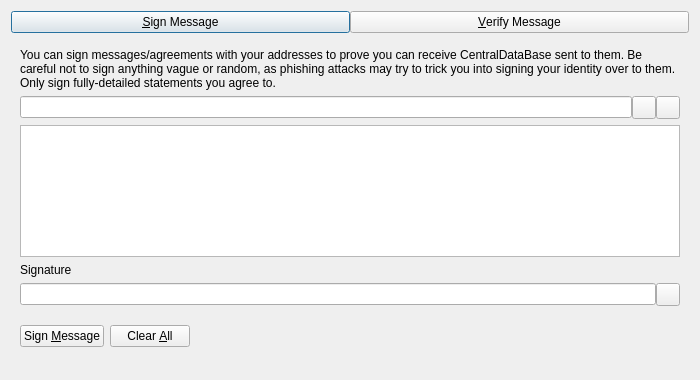
<?xml version="1.0" encoding="UTF-8"?>
<ui version="4.0">
 <class>SignVerifyMessageDialog</class>
 <widget class="QDialog" name="SignVerifyMessageDialog">
  <property name="geometry">
   <rect>
    <x>0</x>
    <y>0</y>
    <width>700</width>
    <height>380</height>
   </rect>
  </property>
  <property name="windowTitle">
   <string>Signatures - Sign / Verify a Message</string>
  </property>
  <property name="modal">
   <bool>true</bool>
  </property>
  <layout class="QVBoxLayout" name="verticalLayout">
   <item>
    <layout class="QHBoxLayout" name="horizontalLayout_Buttons_2">
     <property name="spacing">
      <number>0</number>
     </property>
     <property name="topMargin">
      <number>0</number>
     </property>
     <item>
      <widget class="QPushButton" name="btnSignMessage">
       <property name="text">
        <string>&amp;Sign Message</string>
       </property>
       <property name="checkable">
        <bool>true</bool>
       </property>
      </widget>
     </item>
     <item>
      <widget class="QPushButton" name="btnVerifyMessage">
       <property name="text">
        <string>&amp;Verify Message</string>
       </property>
       <property name="checkable">
        <bool>true</bool>
       </property>
      </widget>
     </item>
    </layout>
   </item>
   <item>
    <widget class="QStackedWidget" name="stackedWidgetSig">
     <property name="minimumSize">
      <size>
       <width>0</width>
       <height>0</height>
      </size>
     </property>
     <property name="currentIndex">
      <number>0</number>
     </property>
     <widget class="QWidget" name="pageSignMessage">
      <layout class="QVBoxLayout" name="verticalLayout_SM">
       <item>
        <widget class="QLabel" name="infoLabel_SM">
         <property name="text">
          <string>You can sign messages/agreements with your addresses to prove you can receive CentralDataBase sent to them. Be careful not to sign anything vague or random, as phishing attacks may try to trick you into signing your identity over to them. Only sign fully-detailed statements you agree to.</string>
         </property>
         <property name="textFormat">
          <enum>Qt::PlainText</enum>
         </property>
         <property name="wordWrap">
          <bool>true</bool>
         </property>
        </widget>
       </item>
       <item>
        <layout class="QHBoxLayout" name="horizontalLayout_1_SM">
         <property name="spacing">
          <number>0</number>
         </property>
         <item>
          <widget class="QValidatedLineEdit" name="addressIn_SM">
           <property name="toolTip">
            <string>The CentralDataBase address to sign the message with</string>
           </property>
          </widget>
         </item>
         <item>
          <widget class="QToolButton" name="addressBookButton_SM">
           <property name="toolTip">
            <string>Choose previously used address</string>
           </property>
           <property name="text">
            <string/>
           </property>
           <property name="shortcut">
            <string>Alt+A</string>
           </property>
          </widget>
         </item>
         <item>
          <widget class="QToolButton" name="pasteButton_SM">
           <property name="toolTip">
            <string>Paste address from clipboard</string>
           </property>
           <property name="text">
            <string/>
           </property>
           <property name="shortcut">
            <string>Alt+P</string>
           </property>
          </widget>
         </item>
        </layout>
       </item>
       <item>
        <widget class="QPlainTextEdit" name="messageIn_SM">
         <property name="toolTip">
          <string>Enter the message you want to sign here</string>
         </property>
        </widget>
       </item>
       <item>
        <widget class="QLabel" name="signatureLabel_SM">
         <property name="text">
          <string>Signature</string>
         </property>
         <property name="textFormat">
          <enum>Qt::PlainText</enum>
         </property>
        </widget>
       </item>
       <item>
        <layout class="QHBoxLayout" name="horizontalLayout_2_SM">
         <property name="spacing">
          <number>0</number>
         </property>
         <item>
          <widget class="QLineEdit" name="signatureOut_SM">
           <property name="readOnly">
            <bool>true</bool>
           </property>
          </widget>
         </item>
         <item>
          <widget class="QToolButton" name="copySignatureButton_SM">
           <property name="toolTip">
            <string>Copy the current signature to the system clipboard</string>
           </property>
           <property name="text">
            <string/>
           </property>
          </widget>
         </item>
        </layout>
       </item>
       <item>
        <layout class="QHBoxLayout" name="horizontalLayout_3_SM">
         <item>
          <widget class="QPushButton" name="signMessageButton_SM">
           <property name="toolTip">
            <string>Sign the message to prove you own this CentralDataBase address</string>
           </property>
           <property name="text">
            <string>Sign &amp;Message</string>
           </property>
           <property name="autoDefault">
            <bool>false</bool>
           </property>
          </widget>
         </item>
         <item>
          <widget class="QPushButton" name="clearButton_SM">
           <property name="toolTip">
            <string>Reset all sign message fields</string>
           </property>
           <property name="text">
            <string>Clear &amp;All</string>
           </property>
           <property name="autoDefault">
            <bool>false</bool>
           </property>
          </widget>
         </item>
         <item>
          <spacer name="horizontalSpacer_1_SM">
           <property name="orientation">
            <enum>Qt::Horizontal</enum>
           </property>
           <property name="sizeHint" stdset="0">
            <size>
             <width>40</width>
             <height>48</height>
            </size>
           </property>
          </spacer>
         </item>
         <item>
          <widget class="QLabel" name="statusLabel_SM">
           <property name="text">
            <string/>
           </property>
           <property name="wordWrap">
            <bool>true</bool>
           </property>
          </widget>
         </item>
         <item>
          <spacer name="horizontalSpacer_2_SM">
           <property name="orientation">
            <enum>Qt::Horizontal</enum>
           </property>
           <property name="sizeHint" stdset="0">
            <size>
             <width>40</width>
             <height>48</height>
            </size>
           </property>
          </spacer>
         </item>
        </layout>
       </item>
      </layout>
     </widget>
     <widget class="QWidget" name="pageVerifyMessage">
      <layout class="QVBoxLayout" name="verticalLayout_VM">
       <item>
        <widget class="QLabel" name="infoLabel_VM">
         <property name="text">
          <string>Enter the receiver's address, message (ensure you copy line breaks, spaces, tabs, etc. exactly) and signature below to verify the message. Be careful not to read more into the signature than what is in the signed message itself, to avoid being tricked by a man-in-the-middle attack. Note that this only proves the signing party receives with the address, it cannot prove sendership of any transaction!</string>
         </property>
         <property name="textFormat">
          <enum>Qt::PlainText</enum>
         </property>
         <property name="alignment">
          <set>Qt::AlignLeading|Qt::AlignLeft|Qt::AlignTop</set>
         </property>
         <property name="wordWrap">
          <bool>true</bool>
         </property>
        </widget>
       </item>
       <item>
        <layout class="QHBoxLayout" name="horizontalLayout_1_VM">
         <property name="spacing">
          <number>0</number>
         </property>
         <item>
          <widget class="QValidatedLineEdit" name="addressIn_VM">
           <property name="toolTip">
            <string>The CentralDataBase address the message was signed with</string>
           </property>
          </widget>
         </item>
         <item>
          <widget class="QToolButton" name="addressBookButton_VM">
           <property name="toolTip">
            <string>Choose previously used address</string>
           </property>
           <property name="text">
            <string/>
           </property>
           <property name="shortcut">
            <string>Alt+A</string>
           </property>
          </widget>
         </item>
        </layout>
       </item>
       <item>
        <widget class="QPlainTextEdit" name="messageIn_VM"/>
       </item>
       <item>
        <widget class="QValidatedLineEdit" name="signatureIn_VM"/>
       </item>
       <item>
        <layout class="QHBoxLayout" name="horizontalLayout_2_VM">
         <item>
          <widget class="QPushButton" name="verifyMessageButton_VM">
           <property name="toolTip">
            <string>Verify the message to ensure it was signed with the specified CentralDataBase address</string>
           </property>
           <property name="text">
            <string>Verify &amp;Message</string>
           </property>
           <property name="autoDefault">
            <bool>false</bool>
           </property>
          </widget>
         </item>
         <item>
          <widget class="QPushButton" name="clearButton_VM">
           <property name="toolTip">
            <string>Reset all verify message fields</string>
           </property>
           <property name="text">
            <string>Clear &amp;All</string>
           </property>
           <property name="autoDefault">
            <bool>false</bool>
           </property>
          </widget>
         </item>
         <item>
          <spacer name="horizontalSpacer_1_VM">
           <property name="orientation">
            <enum>Qt::Horizontal</enum>
           </property>
           <property name="sizeHint" stdset="0">
            <size>
             <width>40</width>
             <height>48</height>
            </size>
           </property>
          </spacer>
         </item>
         <item>
          <widget class="QLabel" name="statusLabel_VM">
           <property name="text">
            <string/>
           </property>
           <property name="wordWrap">
            <bool>true</bool>
           </property>
          </widget>
         </item>
         <item>
          <spacer name="horizontalSpacer_2_VM">
           <property name="orientation">
            <enum>Qt::Horizontal</enum>
           </property>
           <property name="sizeHint" stdset="0">
            <size>
             <width>40</width>
             <height>48</height>
            </size>
           </property>
          </spacer>
         </item>
        </layout>
       </item>
      </layout>
     </widget>
    </widget>
   </item>
  </layout>
 </widget>
 <customwidgets>
  <customwidget>
   <class>QValidatedLineEdit</class>
   <extends>QLineEdit</extends>
   <header>qt/qvalidatedlineedit.h</header>
  </customwidget>
 </customwidgets>
 <resources>
  <include location="../centraldatabase.qrc"/>
 </resources>
 <connections/>
</ui>
